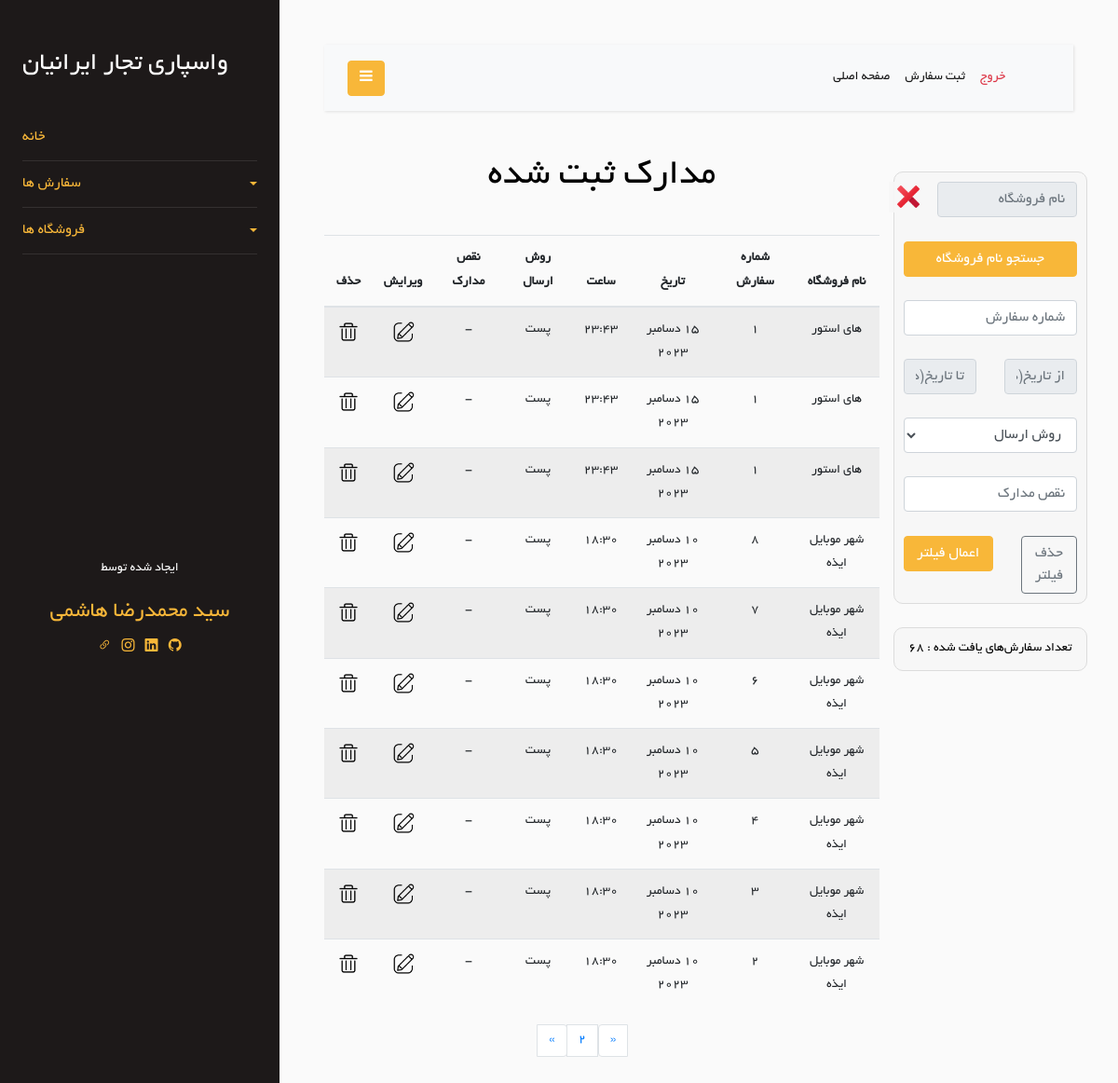
Screenshot of /Order/show-orders?page=2 (signed in) with the database file from the repository.
### Order/models.py (models this page shows)
class Order(models.Model):
    store = models.ForeignKey(Store, on_delete=models.CASCADE)
    order_number = models.TextField(blank=True, null=True)
    shipping_method = models.ForeignKey(ShippingMethod, on_delete=models.CASCADE, null=True, blank=True)
    date = models.DateField(null=True, blank=True)
    time = models.TimeField(null=True, blank=True)
    document_defects = models.CharField(max_length=200, blank=True, null=True)
    is_delete = models.BooleanField(default=False)
    class Meta:
        verbose_name = "Order"

class ShippingMethod(models.Model):
    en_name = models.CharField(max_length=20)
    fa_name = models.CharField(max_length=20)
    def __str__(self):
        return self.fa_name
    class Meta:
        verbose_name = "Shipping Method"
    class Meta:
        verbose_name = 'Shipping Method'

### Store/models.py (models this page shows, shortened)
class Store(models.Model):
    store_name = models.CharField(max_length=100)
    is_active = models.BooleanField(default=True)
    is_delete = models.BooleanField(default=False)
    class Meta:
        db_table = 'Store'

### Order/views.py (the view)
# urls.py: path('show-orders', views.show_order, name='show-orders'),
@login_required
def show_order(request):
    is_filter = False
    orders = Order.objects.filter(is_delete=False).order_by('-id')
    orders_for_report = orders
    orders_len = len(orders)
    stores = Store.objects.filter().all()
    filter_order = filterOrderForm(request.POST)
    per_page = 10
    paginator = Paginator(orders, per_page)
    page = request.GET.get('page')
    try:
        orders = paginator.page(page)
    except PageNotAnInteger:
        orders = paginator.page(1)
    except EmptyPage:
        orders = paginator.page(paginator.num_pages)
    context = {
        'orders': orders,
        'FilterOrderForm': filter_order,
        'stores': stores,
        'is_filter': is_filter,
        'orders_for_report': orders_for_report,
        'orders_len': orders_len,
    }
    return render(request, 'Order/show-orders.html', context)

### Order/templates/Order/show-orders.html (shortened to what this page needs)
{% extends 'base/layout.html' %}
{% load static %}
{% load jformat %}
{% block header-link %}
    <link rel="stylesheet" href="{% static 'css/Order/show-orders.css' %}"/>
{% endblock %}
{% block mian %}
    <div class="row">
        <div class="col-md-3 text-center">
            <br/>
            <div class="row">
                <div class="col-12 action_box">
                    <form method="post" action="{% url 'filter_orders' %}">
                        <div class="row">
                            <div class="col-10">
                                <input type="text" placeholder="نام فروشگاه" class="form-control" readonly
                                       id="fake_store_id_input" required>
                            </div>
                            <div class="col-2">
                                <button type="button" onclick="remove_from_input()" id="remove-btn">
                                    <img id="remove-icon" src="{% static 'icon/icons8-delete-48.png' %}">
                                </button>
                            </div>
                        </div>
                        <br/>
                        <div class="row">
                            <div class="col-12">
                                <button type="button" onclick="show_stores()" class="btn btn-primary" id="search-btn"
                                        style="width: 100%">
                                    جستجو نام فروشگاه
                                </button>
                            </div>
                        </div>
                        <br/>
                        <div class="row">
                            <div class="col-12">
                                {{ FilterOrderForm.order_number }}
                            </div>
                        </div>
                        <br/>
                        <div class="row">
                            <div class="col-6">
                                {{ FilterOrderForm.from_date }}
                            </div>
                            <div class="col-6">
                                {{ FilterOrderForm.to_date }}
                            </div>
                        </div>
                        <br/>
                        <div class="row">
                            <div class="col-12">
                                {{ FilterOrderForm.shipping_method }}
                            </div>
                        </div>
                        <br/>
                        <div class="row">
                            <div class="col-12">
                                {{ FilterOrderForm.document_defects }}
                            </div>
                        </div>
                        <br/>
                        <div class="row">
                            <div class="col-5">
                                <a class="btn btn-outline-secondary" href="{% url 'show-orders' %}" style="width: 100%">حذف
                                    فیلتر</a>
                            </div>
                            <div class="col-7">
                                <button class="btn btn-primary" type="submit" style="width: 100%">اعمال فیلتر</button>
                            </div>
                        </div>
                    </form>
                </div>
            </div>
            <br/>
            <div class="row">
                <div class="col-12 action_box">
                    <p style="margin: 0; color: black">تعداد سفارش‌های یافت شده : {{ orders_len }}</p>
                </div>
            </div>
        </div>
        <br/>
        <br/>
        <div class="col-md-9 text-center">
            <h1>مدارک ثبت شده{% if is_filter %} (فیلتر شده) {% endif %}</h1>
            <br/>
            <div class="row">
                <div class="col-12">
                    <div class="table-responsive">
                        <table class="table table-striped">
                            <thead>
                            <tr>
                                <th>نام فروشگاه</th>
                                <th>شماره سفارش</th>
                                <th>تاریخ</th>
                                <th>ساعت</th>
                                <th>روش ارسال</th>
                                <th>نقص مدارک</th>
                                <th>ویرایش</th>
                                <th>حذف</th>
                            </tr>
                            </thead>
                            <tbody>
                            {% for order in orders %}
                                <tr>
                                    <td>{{ order.store.store_name }}</td>
                                    {% if order.order_number %}
                                        <td>{{ order.order_number }}</td>
                                    {% else %}
                                        <td>-</td>
                                    {% endif %}
                                    <td>
                                        {{ order.date|jformat:"%d / %m / %Y" }}
                                    </td>
                                    <td>{{ order.time }}</td>
                                    <td>{{ order.shipping_method }}</td>
                                    {% if order.document_defects %}
                                        <td>{{ order.document_defects }}</td>
                                    {% else %}
                                        <td>-</td>
                                    {% endif %}
                                    <td>
                                        <a href="{% url 'update_order' order_id=order.id %}">
                                            <img class="icon" src="{% static 'Order/image/edit-icon.png' %}"/>
                                        </a>
                                    </td>
                                    <td>
                                        <a href="{% url 'delete_order' order_id=order.id %}" onclick="confirmDelete(event)">
                                            <img class="icon" src="{% static 'Order/image/delete-icon.png' %}"/>
                                        </a>
                                    </td>
                                </tr>
                            {% endfor %}
                            </tbody>
                        </table>
                    </div>
                </div>
            </div>
            {% if not is_filter %}
                <div class="row ">
                    <div class="col-4"></div>
                    <div class="col-4">
                        <nav aria-label="Page navigation example">
                            <ul class="pagination justify-content-center">
                                {% if orders.has_previous %}
                                    <li class="page-item">
                                        <a class="page-link" href="?page={{ orders.previous_page_number }}"
                                           aria-label="Previous">
                                            <span aria-hidden="true">&laquo;</span>
                                        </a>
                                    </li>
                                {% endif %}
                                <li class="page-item"><a class="page-link active" href="#">{{ orders.number }}</a></li>
                                {% if orders.has_next %}
                                    <li class="page-item">
                                        <a class="page-link" href="?page={{ orders.next_page_number }}"
                                           aria-label="Next">
                                            <span aria-hidden="true">&raquo;</span>
                                        </a>
                                    </li>
                                {% endif %}
                            </ul>
                        </nav>
                    </div>
                    <div class="col-4"></div>
                </div>
            {% endif %}
        </div>
    </div>
{% endblock %}

### Order/static/css/Order/show-orders.css (style rules this page uses)
.action_box { background-color: rgba(248, 248, 248, 0.89); padding: 10px; border-radius: 10px; border:1px solid gainsboro ; }
.icon { width: 28px; }
#remove-btn { border: none; background-color: rgba(248, 248, 248, 0.89); margin-right: -20px; }
#remove-icon { width: 30px; }
form { direction: rtl; }

### rows the page displays
Order: store.store_name "های استور", order_number "1", date|jformat "15 دسامبر 2023", time "23:43", shipping_method "پست"
Order: store.store_name "های استور", order_number "1", date|jformat "15 دسامبر 2023", time "23:43", shipping_method "پست"
Order: store.store_name "های استور", order_number "1", date|jformat "15 دسامبر 2023", time "23:43", shipping_method "پست"
Order: store.store_name "شهر موبایل ایذه", order_number "8", date|jformat "10 دسامبر 2023", time "18:30", shipping_method "پست"
Order: store.store_name "شهر موبایل ایذه", order_number "7", date|jformat "10 دسامبر 2023", time "18:30", shipping_method "پست"
Order: store.store_name "شهر موبایل ایذه", order_number "6", date|jformat "10 دسامبر 2023", time "18:30", shipping_method "پست"
Order: store.store_name "شهر موبایل ایذه", order_number "5", date|jformat "10 دسامبر 2023", time "18:30", shipping_method "پست"
Order: store.store_name "شهر موبایل ایذه", order_number "4", date|jformat "10 دسامبر 2023", time "18:30", shipping_method "پست"
Order: store.store_name "شهر موبایل ایذه", order_number "3", date|jformat "10 دسامبر 2023", time "18:30", shipping_method "پست"
Order: store.store_name "شهر موبایل ایذه", order_number "2", date|jformat "10 دسامبر 2023", time "18:30", shipping_method "پست"

### other values shown
{{ orders_len }} "68"
{{ orders.number }} "2"
